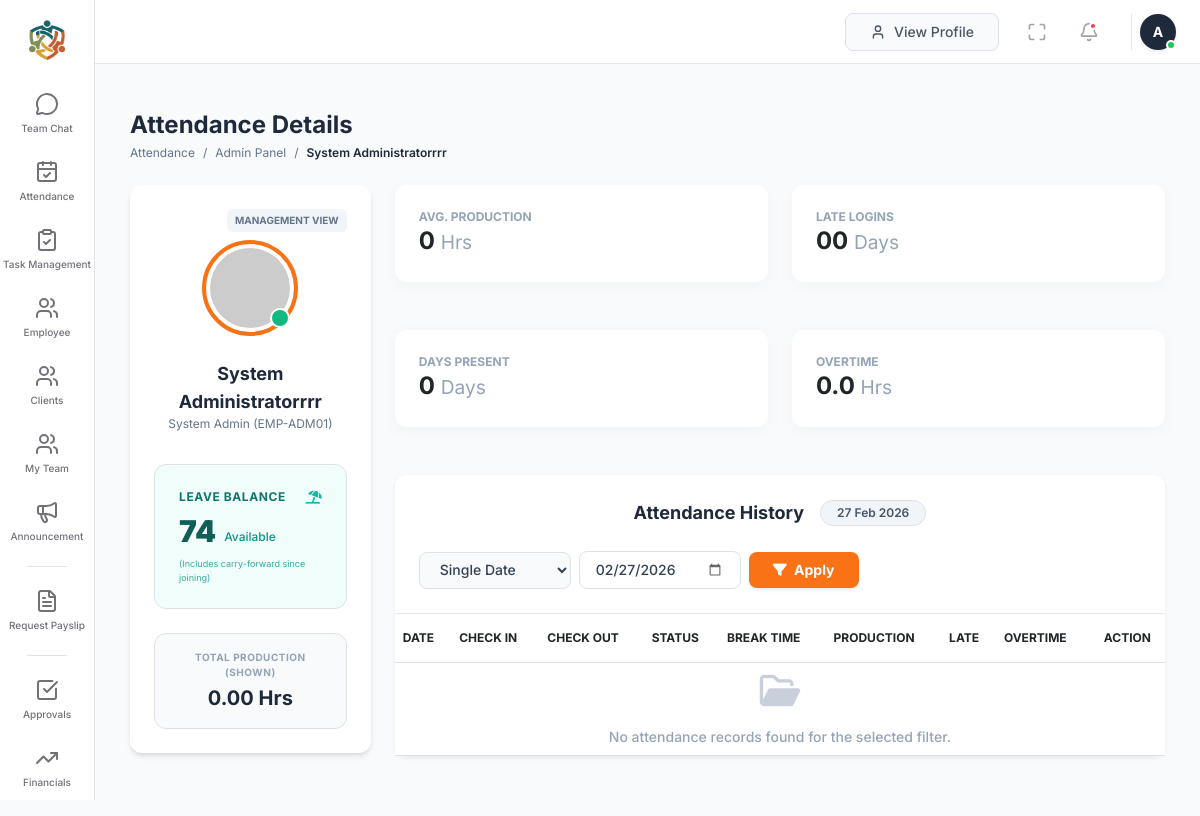
Page /employee_attendance_details.php (signed in) on the committed database.
### tables this page shows
CREATE TABLE `employee_profiles` (
  `id` int(11) NOT NULL,
  `user_id` int(11) DEFAULT NULL,
  `full_name` varchar(100) DEFAULT NULL,
  `designation` varchar(100) DEFAULT NULL,
  `department` varchar(50) DEFAULT 'Engineering Dept',
  `reporting_to` int(11) DEFAULT NULL,
  `manager_id` int(11) DEFAULT NULL,
  `experience_label` varchar(50) DEFAULT 'Fresher',
  `emp_id_code` varchar(20) DEFAULT NULL,
  `phone` varchar(20) DEFAULT NULL,
  `location` varchar(100) DEFAULT NULL,
  `dob` date DEFAULT NULL,
  `gender` enum('Male','Female','Other') DEFAULT 'Male',
  `marital_status` varchar(20) DEFAULT 'Single',
  `nationality` varchar(50) DEFAULT NULL,
  `joining_date` date DEFAULT NULL,
  `profile_img` varchar(255) DEFAULT NULL,
  `email` varchar(100) DEFAULT NULL,
  `emergency_contacts` longtext DEFAULT NULL CHECK (json_valid(`emergency_contacts`)),
  `family_info` longtext DEFAULT NULL CHECK (json_valid(`family_info`)),
  `experience_history` longtext DEFAULT NULL CHECK (json_valid(`experience_history`)),
  `education_history` longtext DEFAULT NULL CHECK (json_valid(`education_history`)),
  `bank_info` longtext DEFAULT NULL CHECK (json_valid(`bank_info`)),
  `storage_used_gb` decimal(10,2) DEFAULT 45.50,
  `storage_limit_gb` decimal(10,2) DEFAULT 100.00,
  `storage_docs_gb` decimal(10,2) DEFAULT 20.20,
  `storage_media_gb` decimal(10,2) DEFAULT 15.10,
  `storage_system_gb` decimal(10,2) DEFAULT 10.20,
  `last_password_change` timestamp NULL DEFAULT NULL,
  `status` enum('Active','Inactive') DEFAULT 'Active'
);

### employee_attendance_details.php (the view, shortened to what this page needs)
<?php
$view_user_id = isset($_GET['id']) ? intval($_GET['id']) : (isset($_SESSION['user_id']) ? $_SESSION['user_id'] : $_SESSION['id']);
$sql_profile = "SELECT full_name, emp_id_code, designation, joining_date FROM employee_profiles WHERE user_id = ?";
$stmt = $conn->prepare($sql_profile);
$stmt->bind_param("i", $view_user_id);
$stmt->execute();
$profile_result = $stmt->get_result();
$profile_data = $profile_result->fetch_assoc();
$employeeName = $profile_data['full_name'] ?? "Unknown Employee";
$employeeID   = $profile_data['emp_id_code'] ?? "EMP-0000";
$designation  = $profile_data['designation'] ?? "Staff";
$joining_date = $profile_data['joining_date'] ?? date('Y-m-01');
$filter_type = isset($_GET['filter_type']) ? $_GET['filter_type'] : 'daily';
$filter_date  = isset($_GET['filter_date']) && !empty($_GET['filter_date']) ? $_GET['filter_date'] : date('Y-m-d');
$filter_month = isset($_GET['filter_month']) && !empty($_GET['filter_month']) ? $_GET['filter_month'] : date('Y-m');
if ($filter_type === 'daily') {
    $currentDisplay = date('d M Y', strtotime($filter_date));
} elseif ($filter_type === 'monthly') {
    $sql_att = "SELECT * FROM attendance WHERE user_id = ? AND DATE_FORMAT(date, '%Y-%m') = ? ORDER BY date DESC";
    $currentDisplay = date('F Y', strtotime($filter_month . '-01'));
}
$attendanceRecords = [];
$total_production = 0;
$late_days = 0;
$total_overtime = 0;
$days_count = 0;
$avg_production = ($days_count > 0) ? number_format($total_production / $days_count, 1) : 0;
$base_leaves_per_month = 2;
$d1 = new DateTime($joining_date);
$d1->modify('first day of this month');
$d2 = new DateTime('now');
$d2->modify('first day of this month');
$months_worked = 0;
if ($d2 >= $d1) {
    $interval = $d1->diff($d2);
    $months_worked = ($interval->y * 12) + $interval->m + 1;
}
$total_earned_leaves = $months_worked * $base_leaves_per_month;
$leave_sql = "SELECT SUM(total_days) as taken FROM leave_requests WHERE user_id = ? AND status = 'Approved'";
$leave_stmt = $conn->prepare($leave_sql);
$leave_stmt->bind_param("i", $view_user_id);
$leave_stmt->execute();
$leave_res = $leave_stmt->get_result();
$leave_data = $leave_res->fetch_assoc();
$total_leaves_taken = $leave_data['taken'] ?? 0;
$leave_balance = $total_earned_leaves - $total_leaves_taken;
?>
<!DOCTYPE html>
<html lang="en">
<head>
    <link href="https://cdn.jsdelivr.net/npm/bootstrap@5.3.0/dist/css/bootstrap.min.css" rel="stylesheet">
    <script src="https://cdn.tailwindcss.com"></script>
    <link rel="stylesheet" href="https://cdnjs.cloudflare.com/ajax/libs/font-awesome/6.0.0/css/all.min.css">
</head>
<body class="bg-slate-50">
    <?php include('./sidebars.php'); ?>
    <main id="mainContent">
        <?php include('./header.php'); ?>
        <div class="flex flex-col md:flex-row justify-between items-start md:items-center mb-6 gap-4">
            <div>
                <h1 class="text-2xl font-bold text-slate-800"> Attendance Details</h1>
                <nav class="flex text-slate-500 text-xs mt-1 gap-2">
                    <a href="#" class="hover:text-orange-500">Attendance</a>
                    <span>/</span>
                    <a href="#" class="hover:text-orange-500">Admin Panel</a>
                    <span>/</span>
                    <span class="text-slate-800 font-semibold"><?php echo htmlspecialchars($employeeName); ?></span>
                </nav>
            </div>
        </div>
        <div class="grid grid-cols-12 gap-6 mb-8">
            <div class="col-span-12 lg:col-span-3 card p-6 text-center shadow-md h-fit">
                <div class="flex justify-end mb-2">
                    <span class="bg-slate-100 text-slate-500 text-[10px] font-bold px-2 py-1 rounded">MANAGEMENT VIEW</span>
                </div>
                <div class="w-24 h-24 rounded-full border-4 border-orange-500 p-1 mx-auto mb-4 relative">
                    <img src="https://ui-avatars.com/api/?name=<?php echo urlencode($employeeName); ?>&background=random" class="rounded-full w-full h-full object-cover">
                    <div class="absolute bottom-1 right-1 w-5 h-5 bg-emerald-500 border-2 border-white rounded-full"></div>
                </div>
                <h2 class="text-lg font-bold text-slate-800"><?php echo htmlspecialchars($employeeName); ?></h2>
                <p class="text-slate-500 text-xs mb-6"><?php echo htmlspecialchars($designation); ?> (<?php echo htmlspecialchars($employeeID); ?>)</p>
                <div class="bg-teal-50 border border-teal-100 rounded-xl p-4 mt-2 text-left">
                    <div class="flex items-center justify-between mb-2">
                        <p class="text-teal-700 text-xs font-bold uppercase tracking-wider">Leave Balance</p>
                        <i class="fa-solid fa-umbrella-beach text-teal-500"></i>
                    </div>
                    <div class="flex items-end gap-2">
                        <span class="text-3xl font-black text-teal-800"><?php echo $leave_balance; ?></span>
                        <span class="text-xs text-teal-600 font-medium mb-1">Available</span>
                    </div>
                    <p class="text-[9px] text-teal-600 mt-2 opacity-80">(Includes carry-forward since joining)</p>
                </div>
                <div class="bg-slate-50 rounded-xl p-3 mt-4 border border-slate-100">
                    <p class="text-slate-400 text-[10px] uppercase font-bold tracking-wider mb-1">Total Production (Shown)</p>
                    <p class="text-xl font-bold text-slate-800"><?php echo number_format($total_production, 2); ?> Hrs</p>
                </div>
            </div>
            <div class="col-span-12 lg:col-span-9">
                <div class="grid grid-cols-1 sm:grid-cols-2 xl:grid-cols-4 gap-4 mb-6">
                    <div class="card p-4 border-l-4 border-orange-500">
                        <p class="text-slate-400 text-xs font-bold uppercase">Avg. Production</p>
                        <h3 class="text-2xl font-bold"><?php echo $avg_production; ?> <small class="text-slate-400 font-normal">Hrs</small></h3>
                    </div>
                    <div class="card p-4 border-l-4 border-blue-500">
                        <p class="text-slate-400 text-xs font-bold uppercase">Late Logins</p>
                        <h3 class="text-2xl font-bold"><?php echo sprintf("%02d", $late_days); ?> <small class="text-slate-400 font-normal">Days</small></h3>
                    </div>
                    <div class="card p-4 border-l-4 border-emerald-500">
                        <p class="text-slate-400 text-xs font-bold uppercase">Days Present</p>
                        <h3 class="text-2xl font-bold"><?php echo $days_count; ?> <small class="text-slate-400 font-normal">Days</small></h3>
                    </div>
                    <div class="card p-4 border-l-4 border-purple-500">
                        <p class="text-slate-400 text-xs font-bold uppercase">Overtime</p>
                        <h3 class="text-2xl font-bold"><?php echo number_format($total_overtime, 1); ?> <small class="text-slate-400 font-normal">Hrs</small></h3>
                    </div>
                </div>
                <div class="card shadow-sm">
                    <div class="p-4 border-b flex flex-col xl:flex-row justify-between items-center gap-4 bg-white rounded-t-xl">
                        <div class="flex items-center gap-3">
                            <h3 class="text-lg font-bold text-slate-800 whitespace-nowrap">Attendance History</h3>
                            <span class="bg-slate-100 text-slate-600 px-3 py-1 rounded-full text-xs font-semibold border border-slate-200"><?php echo $currentDisplay; ?></span>
                        </div>
                        <form action="" method="GET" class="flex flex-col sm:flex-row items-center gap-2 w-full xl:w-auto" id="filterForm">
                            <select name="filter_type" id="filterType" class="border border-slate-200 rounded-lg px-3 py-2 text-sm bg-slate-50 text-slate-700 outline-none w-full sm:w-auto font-medium" onchange="toggleFilterInputs()">
                                <option value="daily" <?php echo $filter_type == 'daily' ? 'selected' : ''; ?>>Single Date</option>
                            </select>
                            <div id="inputDaily" class="<?php echo $filter_type == 'daily' ? 'block' : 'hidden'; ?> w-full sm:w-auto">
                                <input type="date" name="filter_date" value="<?php echo $filter_date; ?>" class="w-full border border-slate-200 rounded-lg px-3 py-2 text-sm outline-none text-slate-700 font-medium">
                            </div>
                            <button type="submit" class="bg-orange-500 text-white px-4 py-2 rounded-lg text-sm font-bold shadow-sm hover:bg-orange-600 transition w-full sm:w-auto whitespace-nowrap">
                                <i class="fa-solid fa-filter mr-1"></i> Apply
                            </button>
                        </form>
                    </div>
                    <div class="table-responsive">
                        <table class="table table-hover mb-0">
                            <thead class="bg-slate-50">
                                <tr>
                                    <th class="text-xs text-slate-500 font-bold uppercase py-3">Date</th>
                                    <th class="text-xs text-slate-500 font-bold uppercase py-3">Check In</th>
                                    <th class="text-xs text-slate-500 font-bold uppercase py-3">Check Out</th>
                                    <th class="text-xs text-slate-500 font-bold uppercase py-3">Status</th>
                                    <th class="text-xs text-slate-500 font-bold uppercase py-3">Break Time</th>
                                    <th class="text-xs text-slate-500 font-bold uppercase py-3">Production</th>
                                    <th class="text-xs text-slate-500 font-bold uppercase py-3">Late</th>
                                    <th class="text-xs text-slate-500 font-bold uppercase py-3">Overtime</th>
                                    <th class="text-center text-xs text-slate-500 font-bold uppercase py-3">Action</th>
                                </tr>
                            </thead>
                            <tbody class="divide-y divide-slate-100">
                                <?php if (!empty($attendanceRecords)): ?>
                                    <?php foreach ($attendanceRecords as $row): ?>
                                    <tr class="hover:bg-slate-50 transition">
                                        <td class="font-medium text-slate-700 py-3"><?php echo $row['date']; ?></td>
                                        <td class="py-3"><?php echo $row['checkin']; ?></td>
                                        <td class="py-3"><?php echo $row['checkout']; ?></td>
                                        <td class="py-3">
                                            <?php
                                            $pillClass = 'bg-present';
                                            if($row['status'] == 'Absent') $pillClass = 'bg-absent';
                                            if($row['status_raw'] == 'Late') $pillClass = 'bg-late';
                                            ?>
                                            <span class="status-pill <?php echo $pillClass; ?>"><?php echo $row['status']; ?></span>
                                        </td>
                                        <td class="py-3"><span class="text-amber-600 font-semibold"><?php echo $row['break']; ?></span></td>
                                        <td class="py-3"><span class="font-bold text-slate-800"><?php echo $row['production']; ?></span></td>
                                        <td class="py-3 <?php echo $row['late'] != '-' ? 'text-red-500 font-semibold' : 'text-slate-400'; ?>"><?php echo $row['late']; ?></td>
                                        <td class="py-3 <?php echo $row['overtime'] != '-' ? 'text-blue-600 font-semibold' : 'text-slate-400'; ?>"><?php echo $row['overtime']; ?></td>
                                        <td class="text-center py-3">
                                            <button class="btn btn-sm btn-outline-primary transition hover:bg-blue-600 hover:text-white" onclick='openReportModal(<?php echo json_encode($row); ?>)'>
                                                <i class="fa fa-chart-line"></i>
                                            </button>
                                        </td>
                                    </tr>
                                    <?php endforeach; ?>
                                <?php else: ?>
                                    <tr>
                                        <td colspan="9" class="text-center py-12">
                                            <div class="flex flex-col items-center justify-center text-slate-400">
                                                <i class="fa-regular fa-folder-open text-4xl mb-3 opacity-50"></i>
                                                <p class="font-medium text-sm">No attendance records found for the selected filter.</p>
                                            </div>
                                        </td>
                                    </tr>
                                <?php endif; ?>
                            </tbody>
                        </table>
                    </div>
                </div>
            </div>
        </div>
    </main>
</body>
</html>

### employee_attendance_details.php (style rules this page uses)
:root { --primary-orange: #ff5e3a; --bg-gray: #f8f9fa; --border-color: #edf2f7; }
body { background-color: var(--bg-gray); font-family: 'Inter', sans-serif; font-size: 13px; color: #333; overflow-x: hidden; }
#mainContent { margin-left: 95px; padding: 25px 35px; transition: all 0.3s ease; min-height: 100vh; }
.card { border: none; border-radius: 12px; box-shadow: 0 4px 20px rgba(0,0,0,0.03); margin-bottom: 24px; background: #fff; }

### sidebars.php (style rules this page uses)
:root { --primary-sidebar-width: 95px; --secondary-sidebar-width: 220px; --active-bg: #f4f4f5; --border-color: #e4e4e7; --text-muted: #71717a; }

### rows in the picture
employee_profiles: full_name "System Administratorrrr", designation "System Admin", emp_id_code "EMP-ADM01"

### other values in the picture
$item['name'] "Team Chat"
$item['name'] "Attendance"
$item['name'] "Task Management"
$item['name'] "Employee"
$item['name'] "Clients"
$item['name'] "My Team"
$item['name'] "Announcement"
$item['name'] "Request Payslip"
$item['name'] "Approvals"
$item['name'] "Financials"
substr($display_name, 0, 1) "A"
$leave_balance "74"
$total_production "0.00"
$avg_production "0"
$late_days "00"
